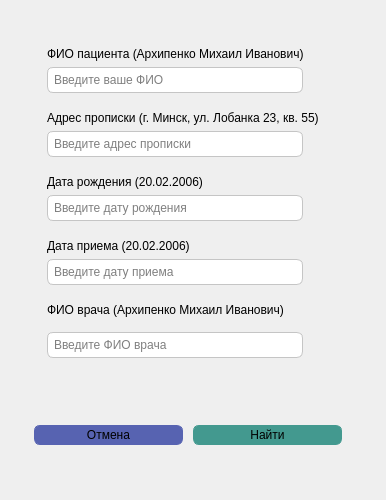
<?xml version="1.0" encoding="UTF-8"?>
<ui version="4.0">
 <class>Dialog</class>
 <widget class="QDialog" name="Dialog">
  <property name="geometry">
   <rect>
    <x>0</x>
    <y>0</y>
    <width>386</width>
    <height>500</height>
   </rect>
  </property>
  <property name="minimumSize">
   <size>
    <width>386</width>
    <height>500</height>
   </size>
  </property>
  <property name="maximumSize">
   <size>
    <width>386</width>
    <height>500</height>
   </size>
  </property>
  <property name="windowTitle">
   <string>delete_window</string>
  </property>
  <layout class="QVBoxLayout" name="verticalLayout">
   <item>
    <widget class="QFrame" name="frame">
     <property name="styleSheet">
      <string notr="true">border:none;</string>
     </property>
     <property name="frameShape">
      <enum>QFrame::Shape::StyledPanel</enum>
     </property>
     <property name="frameShadow">
      <enum>QFrame::Shadow::Raised</enum>
     </property>
     <layout class="QVBoxLayout" name="verticalLayout_2">
      <item>
       <widget class="QFrame" name="frame_9">
        <property name="frameShape">
         <enum>QFrame::Shape::StyledPanel</enum>
        </property>
        <property name="frameShadow">
         <enum>QFrame::Shadow::Raised</enum>
        </property>
        <layout class="QVBoxLayout" name="verticalLayout_27">
         <item>
          <widget class="QFrame" name="frame_15">
           <property name="styleSheet">
            <string notr="true">border:None</string>
           </property>
           <property name="frameShape">
            <enum>QFrame::Shape::StyledPanel</enum>
           </property>
           <property name="frameShadow">
            <enum>QFrame::Shadow::Raised</enum>
           </property>
           <layout class="QVBoxLayout" name="verticalLayout_18">
            <item>
             <widget class="QFrame" name="frame_16">
              <property name="styleSheet">
               <string notr="true">border:None;</string>
              </property>
              <property name="frameShape">
               <enum>QFrame::Shape::StyledPanel</enum>
              </property>
              <property name="frameShadow">
               <enum>QFrame::Shadow::Raised</enum>
              </property>
              <layout class="QVBoxLayout" name="verticalLayout_19">
               <property name="spacing">
                <number>0</number>
               </property>
               <property name="leftMargin">
                <number>0</number>
               </property>
               <property name="topMargin">
                <number>0</number>
               </property>
               <property name="rightMargin">
                <number>0</number>
               </property>
               <property name="bottomMargin">
                <number>0</number>
               </property>
               <item>
                <widget class="QFrame" name="frame_30">
                 <property name="styleSheet">
                  <string notr="true">border:None;</string>
                 </property>
                 <property name="frameShape">
                  <enum>QFrame::Shape::StyledPanel</enum>
                 </property>
                 <property name="frameShadow">
                  <enum>QFrame::Shadow::Raised</enum>
                 </property>
                 <layout class="QVBoxLayout" name="verticalLayout_20">
                  <item>
                   <widget class="QLabel" name="__label_fio_user">
                    <property name="text">
                     <string>ФИО пациента (Архипенко Михаил Иванович)</string>
                    </property>
                   </widget>
                  </item>
                  <item>
                   <widget class="QFrame" name="frame_32">
                    <property name="frameShape">
                     <enum>QFrame::Shape::StyledPanel</enum>
                    </property>
                    <property name="frameShadow">
                     <enum>QFrame::Shadow::Raised</enum>
                    </property>
                    <layout class="QHBoxLayout" name="horizontalLayout_16">
                     <property name="spacing">
                      <number>4</number>
                     </property>
                     <property name="leftMargin">
                      <number>0</number>
                     </property>
                     <property name="topMargin">
                      <number>0</number>
                     </property>
                     <property name="rightMargin">
                      <number>0</number>
                     </property>
                     <property name="bottomMargin">
                      <number>0</number>
                     </property>
                     <item>
                      <widget class="QLineEdit" name="__line_edit_user">
                       <property name="accessibleDescription">
                        <string/>
                       </property>
                       <property name="styleSheet">
                        <string notr="true">border: 1px solid rgb(197, 197, 197);
border-radius:6px;
padding:4px;</string>
                       </property>
                       <property name="placeholderText">
                        <string>Введите ваше ФИО</string>
                       </property>
                      </widget>
                     </item>
                     <item>
                      <widget class="QPushButton" name="__button_user">
                       <property name="text">
                        <string/>
                       </property>
                       <property name="icon">
                        <iconset resource="../qrc/main_icons.qrc">
                         <normaloff>:/icons/icons/user2.png</normaloff>:/icons/icons/user2.png</iconset>
                       </property>
                       <property name="iconSize">
                        <size>
                         <width>27</width>
                         <height>27</height>
                        </size>
                       </property>
                      </widget>
                     </item>
                    </layout>
                   </widget>
                  </item>
                 </layout>
                </widget>
               </item>
               <item>
                <widget class="QFrame" name="frame_33">
                 <property name="styleSheet">
                  <string notr="true">border:None;</string>
                 </property>
                 <property name="frameShape">
                  <enum>QFrame::Shape::StyledPanel</enum>
                 </property>
                 <property name="frameShadow">
                  <enum>QFrame::Shadow::Raised</enum>
                 </property>
                 <layout class="QVBoxLayout" name="verticalLayout_21">
                  <item>
                   <widget class="QLabel" name="__label__address">
                    <property name="text">
                     <string>Адрес прописки (г. Минск, ул. Лобанка 23, кв. 55)</string>
                    </property>
                   </widget>
                  </item>
                  <item>
                   <widget class="QFrame" name="frame_34">
                    <property name="frameShape">
                     <enum>QFrame::Shape::StyledPanel</enum>
                    </property>
                    <property name="frameShadow">
                     <enum>QFrame::Shadow::Raised</enum>
                    </property>
                    <layout class="QHBoxLayout" name="horizontalLayout_17">
                     <property name="spacing">
                      <number>4</number>
                     </property>
                     <property name="leftMargin">
                      <number>0</number>
                     </property>
                     <property name="topMargin">
                      <number>0</number>
                     </property>
                     <property name="rightMargin">
                      <number>0</number>
                     </property>
                     <property name="bottomMargin">
                      <number>0</number>
                     </property>
                     <item>
                      <widget class="QLineEdit" name="__line_edit_address">
                       <property name="styleSheet">
                        <string notr="true">border: 1px solid rgb(197, 197, 197);
border-radius:6px;
padding:4px;</string>
                       </property>
                       <property name="placeholderText">
                        <string>Введите адрес прописки</string>
                       </property>
                      </widget>
                     </item>
                     <item>
                      <widget class="QPushButton" name="__button_address">
                       <property name="text">
                        <string/>
                       </property>
                       <property name="icon">
                        <iconset resource="../qrc/main_icons.qrc">
                         <normaloff>:/icons/icons/address.png</normaloff>:/icons/icons/address.png</iconset>
                       </property>
                       <property name="iconSize">
                        <size>
                         <width>27</width>
                         <height>27</height>
                        </size>
                       </property>
                      </widget>
                     </item>
                    </layout>
                   </widget>
                  </item>
                 </layout>
                </widget>
               </item>
               <item>
                <widget class="QFrame" name="frame_35">
                 <property name="styleSheet">
                  <string notr="true">border:None;</string>
                 </property>
                 <property name="frameShape">
                  <enum>QFrame::Shape::StyledPanel</enum>
                 </property>
                 <property name="frameShadow">
                  <enum>QFrame::Shadow::Raised</enum>
                 </property>
                 <layout class="QVBoxLayout" name="verticalLayout_23">
                  <item>
                   <widget class="QLabel" name="__label__date_of_birthday">
                    <property name="text">
                     <string>Дата рождения (20.02.2006)</string>
                    </property>
                   </widget>
                  </item>
                  <item>
                   <widget class="QFrame" name="frame_36">
                    <property name="frameShape">
                     <enum>QFrame::Shape::StyledPanel</enum>
                    </property>
                    <property name="frameShadow">
                     <enum>QFrame::Shadow::Raised</enum>
                    </property>
                    <layout class="QHBoxLayout" name="horizontalLayout_19">
                     <property name="spacing">
                      <number>4</number>
                     </property>
                     <property name="leftMargin">
                      <number>0</number>
                     </property>
                     <property name="topMargin">
                      <number>0</number>
                     </property>
                     <property name="rightMargin">
                      <number>0</number>
                     </property>
                     <property name="bottomMargin">
                      <number>0</number>
                     </property>
                     <item>
                      <widget class="QLineEdit" name="__line_edit_date_of_birthday">
                       <property name="styleSheet">
                        <string notr="true">border: 1px solid rgb(197, 197, 197);
border-radius:6px;
padding:4px;</string>
                       </property>
                       <property name="placeholderText">
                        <string>Введите дату рождения</string>
                       </property>
                      </widget>
                     </item>
                     <item>
                      <widget class="QPushButton" name="__button_of_birthday">
                       <property name="text">
                        <string/>
                       </property>
                       <property name="icon">
                        <iconset resource="../qrc/main_icons.qrc">
                         <normaloff>:/icons/icons/date.png</normaloff>:/icons/icons/date.png</iconset>
                       </property>
                       <property name="iconSize">
                        <size>
                         <width>27</width>
                         <height>27</height>
                        </size>
                       </property>
                      </widget>
                     </item>
                    </layout>
                   </widget>
                  </item>
                 </layout>
                </widget>
               </item>
               <item>
                <widget class="QFrame" name="frame_37">
                 <property name="frameShape">
                  <enum>QFrame::Shape::StyledPanel</enum>
                 </property>
                 <property name="frameShadow">
                  <enum>QFrame::Shadow::Raised</enum>
                 </property>
                 <layout class="QVBoxLayout" name="verticalLayout_24">
                  <item>
                   <widget class="QLabel" name="__label_date_of_admission">
                    <property name="accessibleName">
                     <string/>
                    </property>
                    <property name="styleSheet">
                     <string notr="true">border:None;</string>
                    </property>
                    <property name="text">
                     <string>Дата приема (20.02.2006)</string>
                    </property>
                   </widget>
                  </item>
                  <item>
                   <widget class="QFrame" name="frame_38">
                    <property name="frameShape">
                     <enum>QFrame::Shape::StyledPanel</enum>
                    </property>
                    <property name="frameShadow">
                     <enum>QFrame::Shadow::Raised</enum>
                    </property>
                    <layout class="QHBoxLayout" name="horizontalLayout_20">
                     <property name="spacing">
                      <number>4</number>
                     </property>
                     <property name="leftMargin">
                      <number>0</number>
                     </property>
                     <property name="topMargin">
                      <number>0</number>
                     </property>
                     <property name="rightMargin">
                      <number>0</number>
                     </property>
                     <property name="bottomMargin">
                      <number>0</number>
                     </property>
                     <item>
                      <widget class="QLineEdit" name="__line_edit_date_of_admission">
                       <property name="styleSheet">
                        <string notr="true">border: 1px solid rgb(197, 197, 197);
border-radius:6px;
padding:4px;</string>
                       </property>
                       <property name="placeholderText">
                        <string>Введите дату приема</string>
                       </property>
                      </widget>
                     </item>
                     <item>
                      <widget class="QPushButton" name="__button_of_date_of_addmission">
                       <property name="text">
                        <string/>
                       </property>
                       <property name="icon">
                        <iconset resource="../qrc/main_icons.qrc">
                         <normaloff>:/icons/icons/date.png</normaloff>:/icons/icons/date.png</iconset>
                       </property>
                       <property name="iconSize">
                        <size>
                         <width>27</width>
                         <height>27</height>
                        </size>
                       </property>
                      </widget>
                     </item>
                    </layout>
                   </widget>
                  </item>
                 </layout>
                </widget>
               </item>
               <item>
                <widget class="QFrame" name="frame_39">
                 <property name="styleSheet">
                  <string notr="true">border:None;</string>
                 </property>
                 <property name="frameShape">
                  <enum>QFrame::Shape::StyledPanel</enum>
                 </property>
                 <property name="frameShadow">
                  <enum>QFrame::Shadow::Raised</enum>
                 </property>
                 <layout class="QVBoxLayout" name="verticalLayout_25">
                  <item>
                   <widget class="QLabel" name="__label_of_fio_doctor">
                    <property name="text">
                     <string>ФИО врача (Архипенко Михаил Иванович)</string>
                    </property>
                   </widget>
                  </item>
                  <item>
                   <widget class="QFrame" name="frame_40">
                    <property name="frameShape">
                     <enum>QFrame::Shape::StyledPanel</enum>
                    </property>
                    <property name="frameShadow">
                     <enum>QFrame::Shadow::Raised</enum>
                    </property>
                    <layout class="QHBoxLayout" name="horizontalLayout_21">
                     <property name="spacing">
                      <number>4</number>
                     </property>
                     <property name="leftMargin">
                      <number>0</number>
                     </property>
                     <property name="rightMargin">
                      <number>0</number>
                     </property>
                     <property name="bottomMargin">
                      <number>0</number>
                     </property>
                     <item>
                      <widget class="QLineEdit" name="__line_edit_fio_doctor">
                       <property name="styleSheet">
                        <string notr="true">border: 1px solid rgb(197, 197, 197);
border-radius:6px;
padding:4px;</string>
                       </property>
                       <property name="placeholderText">
                        <string>Введите ФИО врача</string>
                       </property>
                      </widget>
                     </item>
                     <item>
                      <widget class="QPushButton" name="__button_of_doctor">
                       <property name="text">
                        <string/>
                       </property>
                       <property name="icon">
                        <iconset resource="../qrc/main_icons.qrc">
                         <normaloff>:/icons/icons/doctor2.png</normaloff>:/icons/icons/doctor2.png</iconset>
                       </property>
                       <property name="iconSize">
                        <size>
                         <width>27</width>
                         <height>27</height>
                        </size>
                       </property>
                      </widget>
                     </item>
                    </layout>
                   </widget>
                  </item>
                 </layout>
                </widget>
               </item>
              </layout>
             </widget>
            </item>
           </layout>
          </widget>
         </item>
        </layout>
       </widget>
      </item>
      <item>
       <widget class="QFrame" name="frame_3">
        <property name="styleSheet">
         <string notr="true">border:None
</string>
        </property>
        <property name="frameShape">
         <enum>QFrame::Shape::StyledPanel</enum>
        </property>
        <property name="frameShadow">
         <enum>QFrame::Shadow::Raised</enum>
        </property>
        <layout class="QHBoxLayout" name="horizontalLayout">
         <property name="spacing">
          <number>10</number>
         </property>
         <item>
          <spacer name="horizontalSpacer">
           <property name="orientation">
            <enum>Qt::Orientation::Horizontal</enum>
           </property>
           <property name="sizeType">
            <enum>QSizePolicy::Policy::Fixed</enum>
           </property>
           <property name="sizeHint" stdset="0">
            <size>
             <width>5</width>
             <height>20</height>
            </size>
           </property>
          </spacer>
         </item>
         <item>
          <widget class="QPushButton" name="__button_cancel">
           <property name="styleSheet">
            <string notr="true">background-color:rgb(87, 99, 177);
border:1px solid rgb(87, 99, 177);;
border-radius:6px;
padding:2px 4px;</string>
           </property>
           <property name="text">
            <string>Отмена</string>
           </property>
          </widget>
         </item>
         <item>
          <widget class="QPushButton" name="__button_find">
           <property name="styleSheet">
            <string notr="true">background-color:rgb(67, 153, 143);
border:1px solid rgb(67, 153, 143);
border-radius:6px;
padding:2px 4px;</string>
           </property>
           <property name="text">
            <string>Найти</string>
           </property>
          </widget>
         </item>
         <item>
          <spacer name="horizontalSpacer_2">
           <property name="orientation">
            <enum>Qt::Orientation::Horizontal</enum>
           </property>
           <property name="sizeType">
            <enum>QSizePolicy::Policy::Fixed</enum>
           </property>
           <property name="sizeHint" stdset="0">
            <size>
             <width>15</width>
             <height>20</height>
            </size>
           </property>
          </spacer>
         </item>
        </layout>
       </widget>
      </item>
     </layout>
    </widget>
   </item>
  </layout>
 </widget>
 <resources>
  <include location="../qrc/main_icons.qrc"/>
 </resources>
 <connections/>
</ui>
